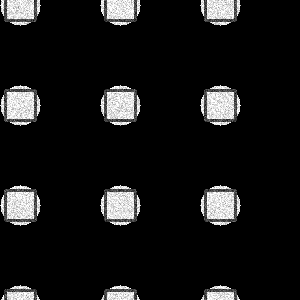
#> input picture dataset/reference.png, 300 x 300 px, found by its file name
$ python verify_coarse_search.py
#> lines starting #> are read from the running program, lines starting #| are printed output that depends on the picture
### src/utils/data_loader.py
import os
import cv2
import numpy as np
from src.utils.logger import get_logger

logger = get_logger("DataLoader")

def load_or_generate_dataset(data_dir: str = "dataset"):
    """
    Checks if real dataset exists. If not, generates synthetic DRAM-like images
    for unit testing fallback.
    """
#> called with data_dir = 'dataset'
    ref_path = os.path.join(data_dir, "reference.png")
    search_path = os.path.join(data_dir, "search.png")

    if os.path.exists(ref_path) and os.path.exists(search_path):
        logger.info("Real dataset found. Loading...")
        ref_img = cv2.imread(ref_path, cv2.IMREAD_GRAYSCALE)
#> ref_img is the input picture: shape (300, 300); min 0, max 255, mean 23.8
        search_img = cv2.imread(search_path, cv2.IMREAD_GRAYSCALE)
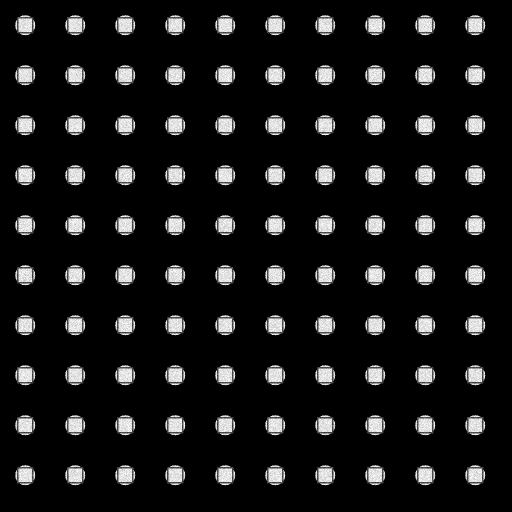
#> input picture dataset/search.png, 1024 x 1024 px, found by its file name (shown at 1/2 size)
#> search_img is the input picture: shape (1024, 1024); min 0, max 255, mean 22.8
        return ref_img, search_img

    # Generate high-resolution base image (1 unit = 1 px)
    # The physical scene is 10240 x 10240 units
    base_size = 10240
    base_img = np.zeros((base_size, base_size), dtype=np.float32)

    # Draw structures at high resolution
    # Dram pitch = 300 units (Search pitch = 30 px)
    for i in range(150, base_size, 300):
        for j in range(150, base_size, 300):
            cv2.circle(base_img, (i, j), 60, 150, -1)
            cv2.rectangle(base_img, (i-45, j-45), (i+45, j+45), 80, 6)

    # SEM Edge Brightening
    kernel = cv2.getStructuringElement(cv2.MORPH_RECT, (11, 11))
    gradient = cv2.morphologyEx(base_img, cv2.MORPH_GRADIENT, kernel)
    sem_img = np.clip(base_img + gradient * 1.5, 0, 255).astype(np.float32)

    # Extract Reference (Clean) - 900x900 px
    # Add rejection sampling to prevent empty references
    valid = False
    attempts = 0
    while not valid and attempts < 100:
        attempts += 1
        offset_x = np.random.randint(2000, 8000)
        offset_y = np.random.randint(2000, 8000)
        ref_float = sem_img[offset_y:offset_y+900, offset_x:offset_x+900].copy()

        # Validation: Ref must have meaningful structure
        # Check standard deviation (structural energy)
        if np.std(ref_float) > 10.0:
            valid = True

    lam_ref = 50.0
    ref_noisy = np.random.poisson(ref_float / 255.0 * lam_ref) / lam_ref * 255.0
    ref_img = np.clip(ref_noisy, 0, 255).astype(np.uint8)

    # Generate Search Image - 1024x1024 px (downsampled by 10x)
    # 10240x10240 -> 1024x1024
    search_float = cv2.resize(sem_img, (1024, 1024), interpolation=cv2.INTER_AREA)

    # Search degradation
    search_blur = cv2.GaussianBlur(search_float, (3, 3), 0.8)
    lam_search = 20.0
    search_noisy = np.random.poisson(search_blur / 255.0 * lam_search) / lam_search * 255.0
    search_img = np.clip(search_noisy, 0, 255).astype(np.uint8)

    # Ground Truth coordinate in Search Image
    # Reference was taken at (offset_x, offset_y) in base coordinates.
    # The center of the 900x900 reference is (offset_x + 450, offset_y + 450)
    gt_x = (offset_x + 450.0) / 10.0
    gt_y = (offset_y + 450.0) / 10.0

    cv2.imwrite(ref_path, ref_img)
    cv2.imwrite(search_path, search_img)

    return ref_img, search_img, gt_x, gt_y

### src/coarse_search/gspe.py
import cv2
import numpy as np
from typing import List, Tuple, Dict
from src.utils.logger import Profiler

class GlobalSearchProposalEngine:
    """
    Global Search & Proposal Engine (GSPE)
    Uses Normalized Cross Correlation to extract Top-K candidate regions.
    """
    def __init__(self, top_k: int = 5, nms_radius: int = None,
                 scale_hypotheses: List[float] = None,
                 rotation_hypotheses: List[float] = None):
        self.top_k = top_k
        self.nms_radius = nms_radius

        # Geometry-aware coarse search configuration
        self.scale_hypotheses = scale_hypotheses if scale_hypotheses is not None else [8.0, 9.0, 10.0, 11.0, 12.0]
        self.rotation_hypotheses = rotation_hypotheses if rotation_hypotheses is not None else [-5.0, 0.0, 5.0]

        self.stats = {}

    def run(self, inputs: dict) -> dict:
        """
        inputs: {'reference': ndarray, 'search': ndarray}
        returns: {'boxes': List[Tuple], 'scores': List[float], 'stats': dict, 'heatmap': ndarray}
        """
        ref_img = inputs['reference']
        search_img = inputs['search']

        with Profiler("GSPE_Run") as p:
            h_ref, w_ref = ref_img.shape
            search_h, search_w = search_img.shape

            search_blurred = cv2.GaussianBlur(search_img, (31, 31), 15)

            best_res = None
            best_res_raw = None
            best_res_lowfreq = None
            best_scale_map = None
            best_rot_map = None
            best_w_map = None
            best_h_map = None

            # ---------------------------------------------------------
            # COARSE SEARCH: Rank promising geometry hypotheses
            # ---------------------------------------------------------
            hypotheses = []
            for scale in self.scale_hypotheses:
                for rot in self.rotation_hypotheses:
                    hypotheses.append((scale, rot))

            if len(hypotheses) > 3:
                search_coarse = cv2.resize(search_img, (0,0), fx=0.5, fy=0.5, interpolation=cv2.INTER_AREA)
                ref_coarse = cv2.resize(ref_img, (0,0), fx=0.5, fy=0.5, interpolation=cv2.INTER_AREA)

                coarse_scores = []
                for scale, rot in hypotheses:
                    c_w_ref, c_h_ref = ref_coarse.shape[1], ref_coarse.shape[0]
                    c_M_rot = cv2.getRotationMatrix2D((c_w_ref / 2.0, c_h_ref / 2.0), rot, 1.0)

                    c_cos_val = np.abs(c_M_rot[0, 0])
                    c_sin_val = np.abs(c_M_rot[0, 1])
                    c_bound_w = int((c_h_ref * c_sin_val) + (c_w_ref * c_cos_val))
                    c_bound_h = int((c_h_ref * c_cos_val) + (c_w_ref * c_sin_val))

                    c_M_rot[0, 2] += (c_bound_w / 2) - (c_w_ref / 2)
                    c_M_rot[1, 2] += (c_bound_h / 2) - (c_h_ref / 2)

                    c_ref_rotated = cv2.warpAffine(ref_coarse, c_M_rot, (c_bound_w, c_bound_h), flags=cv2.INTER_LINEAR)

                    c_theta = np.deg2rad(np.abs(rot))
                    c_crop_w = int(c_w_ref / (np.sin(c_theta) + np.cos(c_theta)))
                    c_crop_h = int(c_h_ref / (np.sin(c_theta) + np.cos(c_theta)))

                    c_cx_rot, c_cy_rot = c_bound_w // 2, c_bound_h // 2
                    c_y1 = max(0, c_cy_rot - c_crop_h // 2)
                    c_y2 = c_y1 + c_crop_h
                    c_x1 = max(0, c_cx_rot - c_crop_w // 2)
                    c_x2 = c_x1 + c_crop_w

                    c_ref_rotated_cropped = c_ref_rotated[c_y1:c_y2, c_x1:c_x2]

                    c_scaled_bound_w = int(round(c_crop_w / scale))
                    c_scaled_bound_h = int(round(c_crop_h / scale))

                    if c_scaled_bound_w <= search_coarse.shape[1] and c_scaled_bound_h <= search_coarse.shape[0]:
                        c_ref_scaled = cv2.resize(c_ref_rotated_cropped, (c_scaled_bound_w, c_scaled_bound_h), interpolation=cv2.INTER_AREA)
                        c_res = cv2.matchTemplate(search_coarse, c_ref_scaled, cv2.TM_CCOEFF_NORMED)
                        _, c_max_val, _, _ = cv2.minMaxLoc(c_res)
                        coarse_scores.append(c_max_val)
                    else:
                        coarse_scores.append(-1.0)
#> this loop made 15 passes
#> c_max_val on passes 1 to 8: 0.271, 0.263, 0.264, 0.316, 0.271, 0.311, 0.315, 0.28
#> pass 1, in run, `c_res = cv2.matchTemplate(search_coarse, c_ref_scaled, cv2.TM_CCOEFF_N..`:
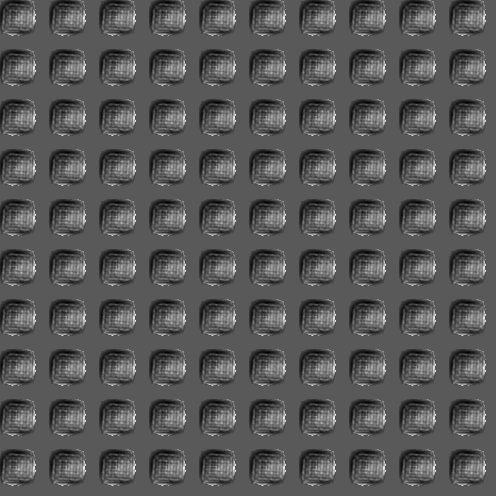
#> c_res: shape (496, 496) float32; min -0.146, max 0.271, mean -0.00245; drawn with min black and max white
#> after the loop:
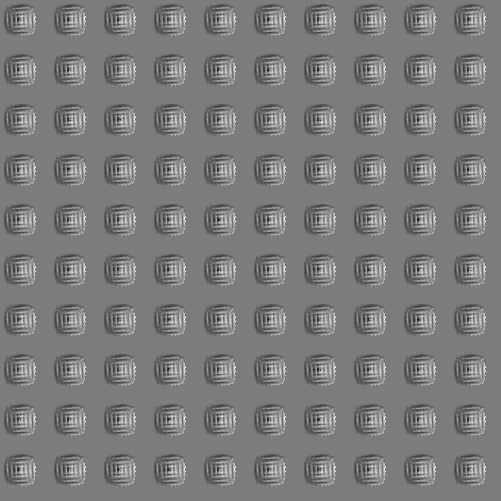
#> c_res: shape (501, 501) float32; min -0.327, max 0.341, mean -0.00143; drawn with min black and max white
#> after the loop, coarse_scores = [0.271, 0.263, 0.264, 0.316, 0.271, 0.311, 0.315, 0.28, 0.321, 0.338, 0.277, 0.334, 0.369, 0.3, 0.341]

                sorted_hypotheses = [x for _, x in sorted(zip(coarse_scores, hypotheses), reverse=True)]
#> sorted_hypotheses = [(12, -5), (12, 5), (11, -5), (11, 5), (10, 5), (9, -5), (10, -5), (9, 5), (12, 0), (10, 0), (11, 0), (9, 0), (8, -5), (8, 5), (8, 0)]
                final_hypotheses = sorted_hypotheses[:5]
#> final_hypotheses = [(12, -5), (12, 5), (11, -5), (11, 5), (10, 5)]
                best_coarse_geom = sorted_hypotheses[0]
#> best_coarse_geom = (12, -5)
                coarse_data = sorted(zip(coarse_scores, hypotheses), reverse=True)
#> coarse_data = [(0.369, (12, -5)), (0.341, (12, 5)), (0.338, (11, -5)), (0.334, (11, 5)), (0.321, (10, 5)), (0.316, (9, -5)), (0.315, (10, -5)), (0.311, (9, 5)), (0.3, (12, 0)), (0.28, (10, 0)), (0.277, (11, 0)), (0.271, (9, 0)), (0.271, (8, -5)), (0.264, (8, 5)), (0.263, (8, 0))]
            else:
                final_hypotheses = hypotheses
                best_coarse_geom = hypotheses[0]
                coarse_data = [(0.0, h) for h in hypotheses]

            # ---------------------------------------------------------
            # FULL RESOLUTION: Evaluate Top-3 hypotheses
            # ---------------------------------------------------------
            for scale, rot in final_hypotheses:

                    # Compute transformed template size in search image space
                    # The scaling factor maps reference pixels to search pixels.
                    # effective_scale = scale.
                    # A scale of 10.0 means 1 search pixel = 10 reference pixels.
                    new_w = int(round(w_ref / scale))
                    new_h = int(round(h_ref / scale))

                    # 1. Rotate the reference image first
                    M_rot = cv2.getRotationMatrix2D((w_ref / 2.0, h_ref / 2.0), rot, 1.0)

                    # To prevent cropping corners, we compute bounding box of rotated image
                    cos_val = np.abs(M_rot[0, 0])
                    sin_val = np.abs(M_rot[0, 1])
                    bound_w = int((h_ref * sin_val) + (w_ref * cos_val))
                    bound_h = int((h_ref * cos_val) + (w_ref * sin_val))

                    # Adjust transform to center
                    M_rot[0, 2] += (bound_w / 2) - (w_ref / 2)
                    M_rot[1, 2] += (bound_h / 2) - (h_ref / 2)

                    ref_rotated = cv2.warpAffine(ref_img, M_rot, (bound_w, bound_h),
                                                 flags=cv2.INTER_LINEAR, borderMode=cv2.BORDER_CONSTANT, borderValue=0)

                    # INSCRIBED CROP: Remove all border artifacts caused by rotation
                    theta = np.deg2rad(np.abs(rot))
                    crop_w = int(w_ref / (np.sin(theta) + np.cos(theta)))
                    crop_h = int(h_ref / (np.sin(theta) + np.cos(theta)))

                    cx_rot = bound_w // 2
                    cy_rot = bound_h // 2
                    y1 = max(0, cy_rot - crop_h // 2)
                    y2 = y1 + crop_h
                    x1 = max(0, cx_rot - crop_w // 2)
                    x2 = x1 + crop_w

                    ref_rotated_cropped = ref_rotated[y1:y2, x1:x2]

                    # 2. Scale it down to search space
                    scaled_bound_w = int(round(crop_w / scale))
                    scaled_bound_h = int(round(crop_h / scale))

                    if scaled_bound_w > search_w or scaled_bound_h > search_h:
                        raise ValueError(f"Template size ({scaled_bound_w}x{scaled_bound_h}) exceeds search image size ({search_w}x{search_h}). "
                                         f"Check scale hypothesis ({scale}).")

                    ref_scaled = cv2.resize(ref_rotated_cropped, (scaled_bound_w, scaled_bound_h), interpolation=cv2.INTER_AREA)

                    # 3. Raw NCC
                    res_raw = cv2.matchTemplate(search_img, ref_scaled, cv2.TM_CCOEFF_NORMED)

                    # 4. Low-Frequency NCC
                    ref_blurred = cv2.GaussianBlur(ref_scaled, (31, 31), 15)
                    res_lowfreq = cv2.matchTemplate(search_blurred, ref_blurred, cv2.TM_CCOEFF_NORMED)

                    # 5. Hybrid Score
                    # Use a heavily weighted high-frequency score (0.9 raw + 0.1 lowfreq)
                    # to prevent macro-periodic low-frequency structures from overwhelming local distinctness
                    res = 0.9 * res_raw + 0.1 * res_lowfreq

                    # Since template size varies, the output response map size varies slightly.
                    # We pad the response map so it has the same size (search_h, search_w)
                    # by offsetting it by the template center, so the response value exactly
                    # corresponds to the CENTER of the matched template in the search image.
                    pad_top = scaled_bound_h // 2
                    pad_bottom = search_h - res.shape[0] - pad_top
                    pad_left = scaled_bound_w // 2
                    pad_right = search_w - res.shape[1] - pad_left

                    assert pad_top >= 0 and pad_bottom >= 0 and pad_left >= 0 and pad_right >= 0, \
                        f"Negative padding calculated! top={pad_top}, bottom={pad_bottom}, left={pad_left}, right={pad_right}. " \
                        f"Search Size: {search_w}x{search_h}. Response Size: {res.shape[1]}x{res.shape[0]}. " \
                        f"Template Size: {scaled_bound_w}x{scaled_bound_h}."

                    res_centered = cv2.copyMakeBorder(res, pad_top, pad_bottom, pad_left, pad_right, cv2.BORDER_CONSTANT, value=-1.0)
                    res_raw_centered = cv2.copyMakeBorder(res_raw, pad_top, pad_bottom, pad_left, pad_right, cv2.BORDER_CONSTANT, value=-1.0)
                    res_lowfreq_centered = cv2.copyMakeBorder(res_lowfreq, pad_top, pad_bottom, pad_left, pad_right, cv2.BORDER_CONSTANT, value=-1.0)

                    # Initialize cumulative maps if this is the first iteration
                    if best_res is None:
                        best_res = np.full_like(res_centered, -1.0)
                        best_res_raw = np.full_like(res_centered, -1.0)
                        best_res_lowfreq = np.full_like(res_centered, -1.0)
                        best_scale_map = np.zeros_like(res_centered)
                        best_rot_map = np.zeros_like(res_centered)
                        best_w_map = np.zeros_like(res_centered, dtype=np.int32)
                        best_h_map = np.zeros_like(res_centered, dtype=np.int32)

                    # Update maps where the new hybrid score is better
                    mask = res_centered > best_res
                    best_res[mask] = res_centered[mask]
                    best_res_raw[mask] = res_raw_centered[mask]
                    best_res_lowfreq[mask] = res_lowfreq_centered[mask]
                    best_scale_map[mask] = scale
                    best_rot_map[mask] = rot
                    best_w_map[mask] = scaled_bound_w
                    best_h_map[mask] = scaled_bound_h
#> this loop made 5 passes
#> (scale, rot, new_w, new_h, scaled_bound_w, scaled_bound_h, pad_top) on passes 1 to 5: (12, -5, 25, 25, 23, 23, 11), (12, 5, 25, 25, 23, 23, 11), (11, -5, 27, 27, 25, 25, 12), (11, 5, 27, 27, 25, 25, 12), (10, 5, 30, 30, 28, 28, 14)
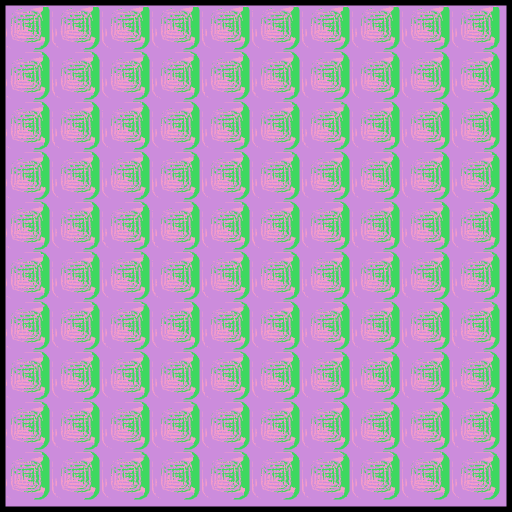
#> best_h_map: shape (1024, 1024) int32 (shown at 1/2 size); 4 distinct labels, from 0 to 28; one colour per label, 0 black
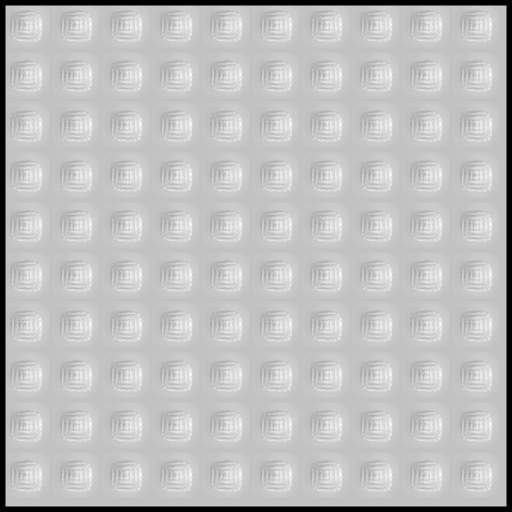
#> best_res: shape (1024, 1024) float32 (shown at 1/2 size); min -1, max 0.31, mean -0.0145; drawn with min black and max white
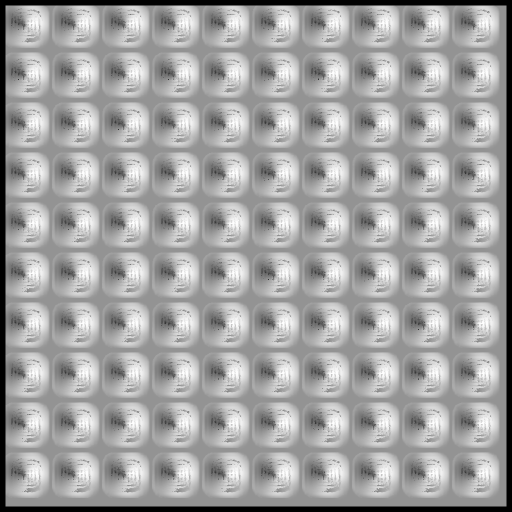
#> best_res_lowfreq: shape (1024, 1024) float32 (shown at 1/2 size); min -1, max 0.735, mean 0.113; drawn with min black and max white
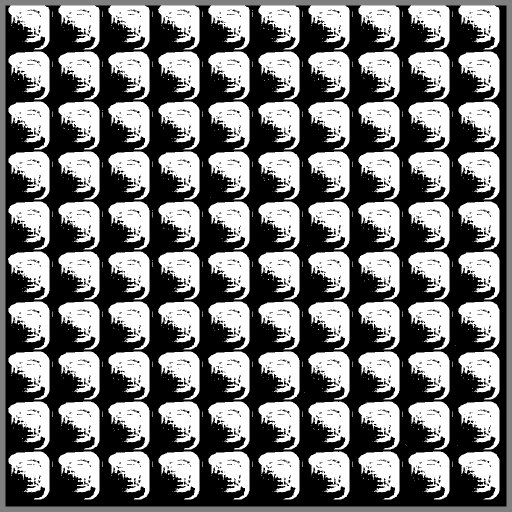
#> best_rot_map: shape (1024, 1024) float32 (shown at 1/2 size); min -5, max 5, mean -0.429; drawn with min black and max white
#> (the rest of the program and of its run is left out)
